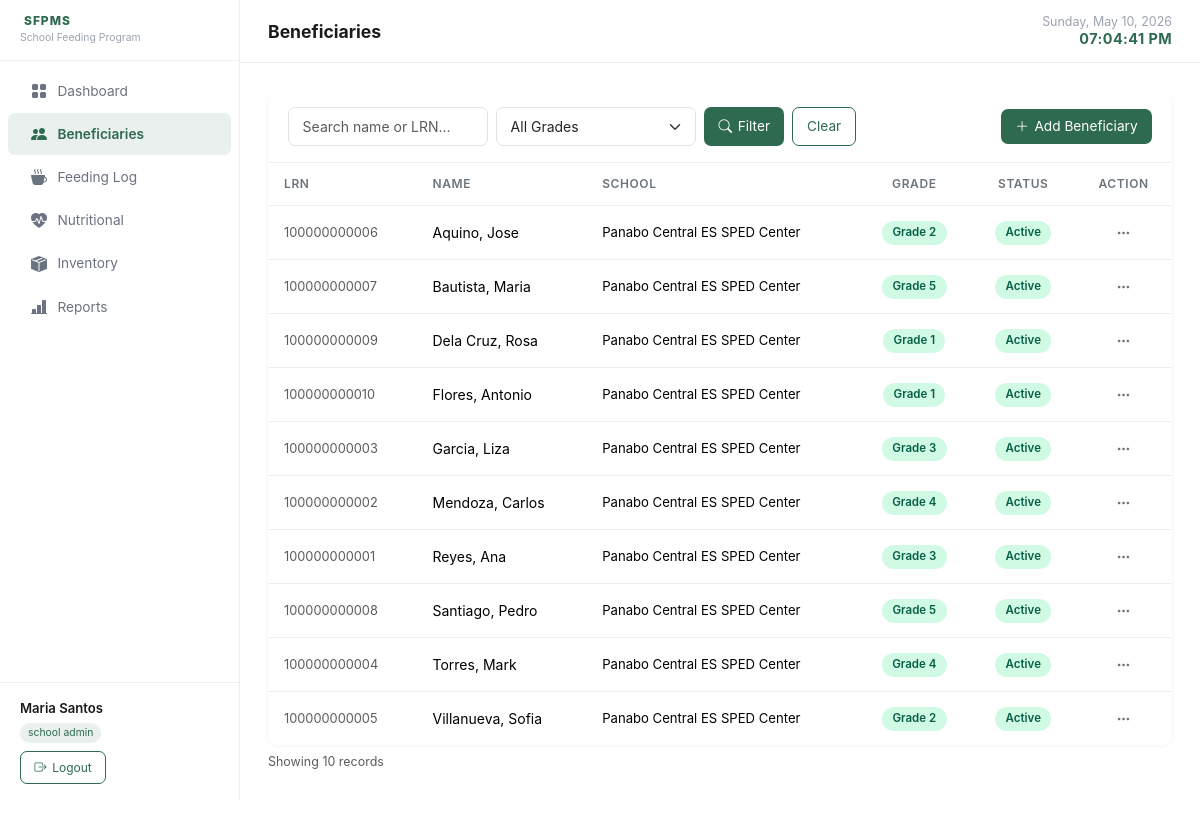
Page /pages/beneficiaries.php (signed in) on the committed database.
### tables this page shows
CREATE TABLE IF NOT EXISTS beneficiaries (
    id          INT UNSIGNED AUTO_INCREMENT PRIMARY KEY,
    lrn         VARCHAR(12) NOT NULL UNIQUE,
    first_name  VARCHAR(80) NOT NULL,
    last_name   VARCHAR(80) NOT NULL,
    birthdate   DATE,
    sex         ENUM('Male','Female') NOT NULL,
    grade_level VARCHAR(10) NOT NULL,
    section     VARCHAR(50),
    school_id   INT UNSIGNED NOT NULL,
    status      ENUM('Active','Inactive') NOT NULL DEFAULT 'Active',
    created_at  TIMESTAMP DEFAULT CURRENT_TIMESTAMP,
    FOREIGN KEY (school_id) REFERENCES schools(id) ON DELETE CASCADE
);

CREATE TABLE IF NOT EXISTS schools (
    id          INT UNSIGNED AUTO_INCREMENT PRIMARY KEY,
    name        VARCHAR(200) NOT NULL,
    address     VARCHAR(300),
    created_at  TIMESTAMP DEFAULT CURRENT_TIMESTAMP
);

### classes/Auth.php (called while the page is built, shortened)
<?php
class Auth {
    public static function user(): array {
        return [
            'id'        => $_SESSION['user_id']   ?? null,
            'name'      => $_SESSION['user_name']  ?? '',
            'role'      => $_SESSION['user_role']  ?? '',
            'school_id' => $_SESSION['school_id']  ?? null,
        ];
    }
}

### classes/Beneficiary.php (called while the page is built, shortened)
<?php
class Beneficiary {
    public static function getAll(
        ?int    $schoolId = null,
        ?string $grade    = null,
        ?string $search   = null
    ): array {
        $pdo    = getPDO();
        $where  = ['1=1'];
        $params = [];
        if ($schoolId) {
            $where[]  = 'b.school_id = ?';
            $params[] = $schoolId;
        }
        $sql  = 'SELECT b.*, s.name AS school_name
                 FROM beneficiaries b
                 JOIN schools s ON s.id = b.school_id
                 WHERE ' . implode(' AND ', $where) . '
                 ORDER BY b.last_name, b.first_name';
        $stmt = $pdo->prepare($sql);
        $stmt->execute($params);
        return $stmt->fetchAll();
    }
}

### pages/beneficiaries.php (the view, shortened to what this page needs)
<?php
require_once __DIR__ . '/../classes/Auth.php';
require_once __DIR__ . '/../classes/Beneficiary.php';
$user     = Auth::user();
$isSA     = Auth::isSuperAdmin();
$schoolId = $isSA ? null : (int)$user['school_id'];
$search   = trim($_GET['search'] ?? '');
$grade    = trim($_GET['grade']  ?? '');
$filterSch= $isSA ? (($_GET['school_id'] ?? '') ?: null) : $schoolId;
$rows   = Beneficiary::getAll($filterSch, $grade ?: null, $search ?: null);
$pageTitle = 'Beneficiaries';
require_once __DIR__ . '/../includes/header.php';
?>
<div class="table-wrapper">
  <div class="table-header">
    <form method="get" action="beneficiaries.php" class="filter-bar flex-grow-1">
      <input type="text" name="search" class="form-control" placeholder="Search name or LRN…"
             value="<?= htmlspecialchars($search) ?>">
      <select name="grade" class="form-select">
        <option value="">All Grades</option>
      </select>
      <button type="submit" class="btn-primary-custom"><i class="bi bi-search"></i> Filter</button>
      <a href="beneficiaries.php" class="btn-outline-custom">Clear</a>
    </form>
    <button class="btn-primary-custom" data-bs-toggle="modal" data-bs-target="#addModal">
      <i class="bi bi-plus-lg"></i> Add Beneficiary
    </button>
  </div>
  <div class="table-responsive">
    <table class="table" id="beneficiariesTable">
      <thead>
        <tr>
          <th>LRN</th>
          <th>Name</th>
          <th>School</th>
          <th class="text-center">Grade</th>
          <th class="text-center">Status</th>
          <th class="text-center">Action</th>
        </tr>
      </thead>
      <tbody>
        <?php if (empty($rows)): ?>
        <tr><td colspan="6" class="text-center text-muted py-4">No beneficiaries found.</td></tr>
        <?php else: ?>
        <?php foreach ($rows as $r): ?>
        <tr>
          <td class="text-muted" style="font-size:.8rem;"><?= htmlspecialchars($r['lrn']) ?></td>
          <td><?= htmlspecialchars($r['last_name'] . ', ' . $r['first_name']) ?></td>
          <td style="font-size:.82rem;"><?= htmlspecialchars($r['school_name']) ?></td>
          <td class="text-center">
            <span class="status-badge badge-active"><?= htmlspecialchars($r['grade_level']) ?></span>
          </td>
          <td class="text-center">
            <span class="status-badge <?= $r['status'] === 'Active' ? 'badge-active' : 'badge-inactive' ?>">
              <?= $r['status'] ?>
            </span>
          </td>
          <td class="text-center">
            <div class="dropdown">
              <button class="btn-dots" data-bs-toggle="dropdown" aria-expanded="false"
                      id="ddBen<?= $r['id'] ?>">
                <i class="bi bi-three-dots"></i>
              </button>
            </div>
          </td>
        </tr>
        <?php endforeach; ?>
        <?php endif; ?>
      </tbody>
    </table>
  </div>
</div>
<p class="text-muted mt-2" style="font-size:.78rem;">
  Showing <?= count($rows) ?> record<?= count($rows) !== 1 ? 's' : '' ?>
</p>
<?php require_once __DIR__ . '/../includes/footer.php'; ?>

### includes/header.php (shortened to what this page needs)
<?php
require_once __DIR__ . '/../classes/Auth.php';
$user    = Auth::user();
$current = basename($_SERVER['PHP_SELF'], '.php');
$navItems = [
    'dashboard'    => ['icon' => 'grid-fill',          'label' => 'Dashboard',    'roles' => []],
    'beneficiaries'=> ['icon' => 'people-fill',         'label' => 'Beneficiaries','roles' => []],
    'feeding_log'  => ['icon' => 'cup-hot-fill',        'label' => 'Feeding Log',  'roles' => []],
    'nutritional'  => ['icon' => 'heart-pulse-fill',    'label' => 'Nutritional',  'roles' => []],
    'inventory'    => ['icon' => 'box-seam-fill',       'label' => 'Inventory',    'roles' => []],
    'reports'      => ['icon' => 'bar-chart-line-fill', 'label' => 'Reports',      'roles' => []],
    'schools'      => ['icon' => 'building-fill',       'label' => 'Schools',      'roles' => ['super_admin']],
];
?>
<!doctype html>
<html lang="en">
<head>
  <link rel="stylesheet" href="https://cdn.jsdelivr.net/npm/bootstrap@5.3.3/dist/css/bootstrap.min.css">
  <link rel="stylesheet" href="https://cdn.jsdelivr.net/npm/bootstrap-icons@1.11.3/font/bootstrap-icons.min.css">
  <link rel="stylesheet" href="../assets/css/app.css">
</head>
<body>
<nav id="sidebar">
  <div class="sidebar-brand">
    <h6><i class="bi bi-leaf-fill me-1"></i> SFPMS</h6>
    <p>School Feeding Program</p>
  </div>
  <div class="sidebar-nav">
    <?php foreach ($navItems as $page => $item):
      if (!empty($item['roles']) && !in_array($user['role'], $item['roles'], true)) continue;
    ?>
    <a href="<?= $page ?>.php"
       class="nav-link-item <?= $current === $page ? 'active' : '' ?>">
      <i class="bi bi-<?= $item['icon'] ?>"></i>
      <?= $item['label'] ?>
    </a>
    <?php endforeach; ?>
  </div>
  <div class="sidebar-footer">
    <div class="user-name"><?= htmlspecialchars($user['name']) ?></div>
    <div class="badge-role"><?= str_replace('_', ' ', $user['role']) ?></div>
    <div class="mt-2">
      <a href="logout.php" class="btn-outline-custom" style="font-size:.75rem;">
        <i class="bi bi-box-arrow-right"></i> Logout
      </a>
    </div>
  </div>
</nav>
<div id="main-content">
  <div class="topbar">
    <h5><?= htmlspecialchars($pageTitle ?? 'Dashboard') ?></h5>
    <div style="text-align:right;line-height:1.3;">
      <div style="font-size:.78rem;color:#9ca3af;"><?= date('l, F j, Y') ?></div>
      <div id="live-clock" style="font-size:.9rem;font-weight:700;color:var(--primary);letter-spacing:.03em;"></div>
    </div>
  </div>
  <div class="page-body">

### includes/footer.php (shortened to what this page needs)
  </div>
</div>
</body>
</html>

### assets/css/app.css (style rules this page uses)
:root { --primary: #2D6A4F; --accent: #52B788; --neutral: #F8F9FA; --text: #1B1B1B; --danger: #DC3545; --sidebar-w: 240px; }
*, *::before, *::after { box-sizing: border-box; }
body { margin: 0; font-family: -apple-system, BlinkMacSystemFont, 'Segoe UI', Roboto, Oxygen, Ubuntu, Cantarell, sans-serif; background: #fff; color: var(--text); min-height: 100vh; }
#sidebar { position: fixed; top: 0; left: 0; width: var(--sidebar-w); height: 100vh; background: #fff; border-right: 1px solid #eee; display: flex; flex-direction: column; z-index: 1000; overflow-y: auto; }
.sidebar-brand { padding: .85rem 1.25rem; border-bottom: 1px solid #f0f0f0; min-height: 53px; display: flex; flex-direction: column; justify-content: center; }
.sidebar-brand h6 { color: var(--primary); font-weight: 800; font-size: .75rem; letter-spacing: .08em; text-transform: uppercase; margin: 0; }
.sidebar-brand p { color: #9ca3af; font-size: .65rem; margin: .15rem 0 0; }
.sidebar-nav { padding: .5rem 0; flex: 1; }
.nav-link-item { display: flex; align-items: center; gap: .65rem; padding: .55rem 1.25rem; color: #6b7280; text-decoration: none; font-size: .855rem; border-left: 3px solid transparent; transition: background .12s, color .12s; margin: .1rem .5rem; border-radius: 7px; }
.nav-link-item.active { background: rgba(45,106,79,.1); color: var(--primary); font-weight: 600; }
.nav-link-item i { font-size: 1rem; flex-shrink: 0; }
.sidebar-footer { padding: 1rem 1.25rem; border-top: 1px solid #f0f0f0; }
.sidebar-footer .user-name { color: var(--text); font-size: .82rem; font-weight: 600; }
.sidebar-footer .badge-role { display: inline-block; font-size: .65rem; padding: .15rem .5rem; background: rgba(45,106,79,.1); color: var(--primary); border-radius: 20px; margin-top: .25rem; }
#main-content { margin-left: var(--sidebar-w); min-height: 100vh; }
.topbar { background: #fff; padding: .85rem 1.75rem; min-height: 53px; border-bottom: 1px solid #eee; display: flex; align-items: center; justify-content: space-between; }
.topbar h5 { margin: 0; font-weight: 700; font-size: 1.1rem; color: var(--text); }
.page-body { padding: 1.75rem; }
.table-wrapper { background: #fff; border-radius: 10px; overflow: hidden; box-shadow: 0 1px 4px rgba(0,0,0,.06); }
.table-wrapper .table-header { padding: 1rem 1.25rem; display: flex; align-items: center; justify-content: space-between; gap: .75rem; flex-wrap: wrap; border-bottom: 1px solid #eee; }
.table { margin: 0; }
.table th { font-size: .75rem; font-weight: 600; text-transform: uppercase; letter-spacing: .05em; color: #6c757d; border-bottom: 1px solid #eee; padding: .75rem 1rem; background: #fff; }
.table td { padding: .75rem 1rem; vertical-align: middle; border-bottom: 1px solid #eee; font-size: .875rem; }
.table tbody tr:last-child td { border-bottom: none; }
.badge-active { background: #d1fae5; color: #065f46; }
.status-badge { display: inline-block; padding: .2rem .65rem; border-radius: 20px; font-size: .72rem; font-weight: 600; }
.btn-primary-custom { background: var(--primary); color: #fff; border: none; border-radius: 7px; padding: .45rem .9rem; font-size: .855rem; cursor: pointer; transition: background .15s; text-decoration: none; display: inline-flex; align-items: center; gap: .35rem; }
.btn-outline-custom { background: transparent; color: var(--primary); border: 1.5px solid var(--primary); border-radius: 7px; padding: .4rem .85rem; font-size: .855rem; cursor: pointer; transition: all .15s; text-decoration: none; display: inline-flex; align-items: center; gap: .35rem; }
.btn-dots { background: none; border: none; padding: .25rem .5rem; color: #6c757d; cursor: pointer; border-radius: 5px; transition: background .12s; }
.form-control, .form-select { border-radius: 7px; border-color: #dee2e6; font-size: .875rem; padding: .5rem .85rem; }
.filter-bar { display: flex; gap: .5rem; flex-wrap: wrap; }
.filter-bar .form-control, .filter-bar .form-select { max-width: 200px; }

### rows in the picture
beneficiaries: lrn "100000000006", last_name+first_name "Aquino, Jose", school.name "Panabo Central ES SPED Center", grade_level "Grade 2", status "Active"
beneficiaries: lrn "100000000007", last_name+first_name "Bautista, Maria", school.name "Panabo Central ES SPED Center", grade_level "Grade 5", status "Active"
beneficiaries: lrn "100000000009", last_name+first_name "Dela Cruz, Rosa", school.name "Panabo Central ES SPED Center", grade_level "Grade 1", status "Active"
beneficiaries: lrn "100000000010", last_name+first_name "Flores, Antonio", school.name "Panabo Central ES SPED Center", grade_level "Grade 1", status "Active"
beneficiaries: lrn "100000000003", last_name+first_name "Garcia, Liza", school.name "Panabo Central ES SPED Center", grade_level "Grade 3", status "Active"
beneficiaries: lrn "100000000002", last_name+first_name "Mendoza, Carlos", school.name "Panabo Central ES SPED Center", grade_level "Grade 4", status "Active"
beneficiaries: lrn "100000000001", last_name+first_name "Reyes, Ana", school.name "Panabo Central ES SPED Center", grade_level "Grade 3", status "Active"
beneficiaries: lrn "100000000008", last_name+first_name "Santiago, Pedro", school.name "Panabo Central ES SPED Center", grade_level "Grade 5", status "Active"
beneficiaries: lrn "100000000004", last_name+first_name "Torres, Mark", school.name "Panabo Central ES SPED Center", grade_level "Grade 4", status "Active"
beneficiaries: lrn "100000000005", last_name+first_name "Villanueva, Sofia", school.name "Panabo Central ES SPED Center", grade_level "Grade 2", status "Active"

### other values in the picture
$item['label'] "Dashboard"
$item['label'] "Beneficiaries"
$item['label'] "Feeding Log"
$item['label'] "Nutritional"
$item['label'] "Inventory"
$item['label'] "Reports"
$user['name'] "Maria Santos"
str_replace('_', ' ', $user['role']) "school admin"
$pageTitle "Beneficiaries"
count($rows) "10"
